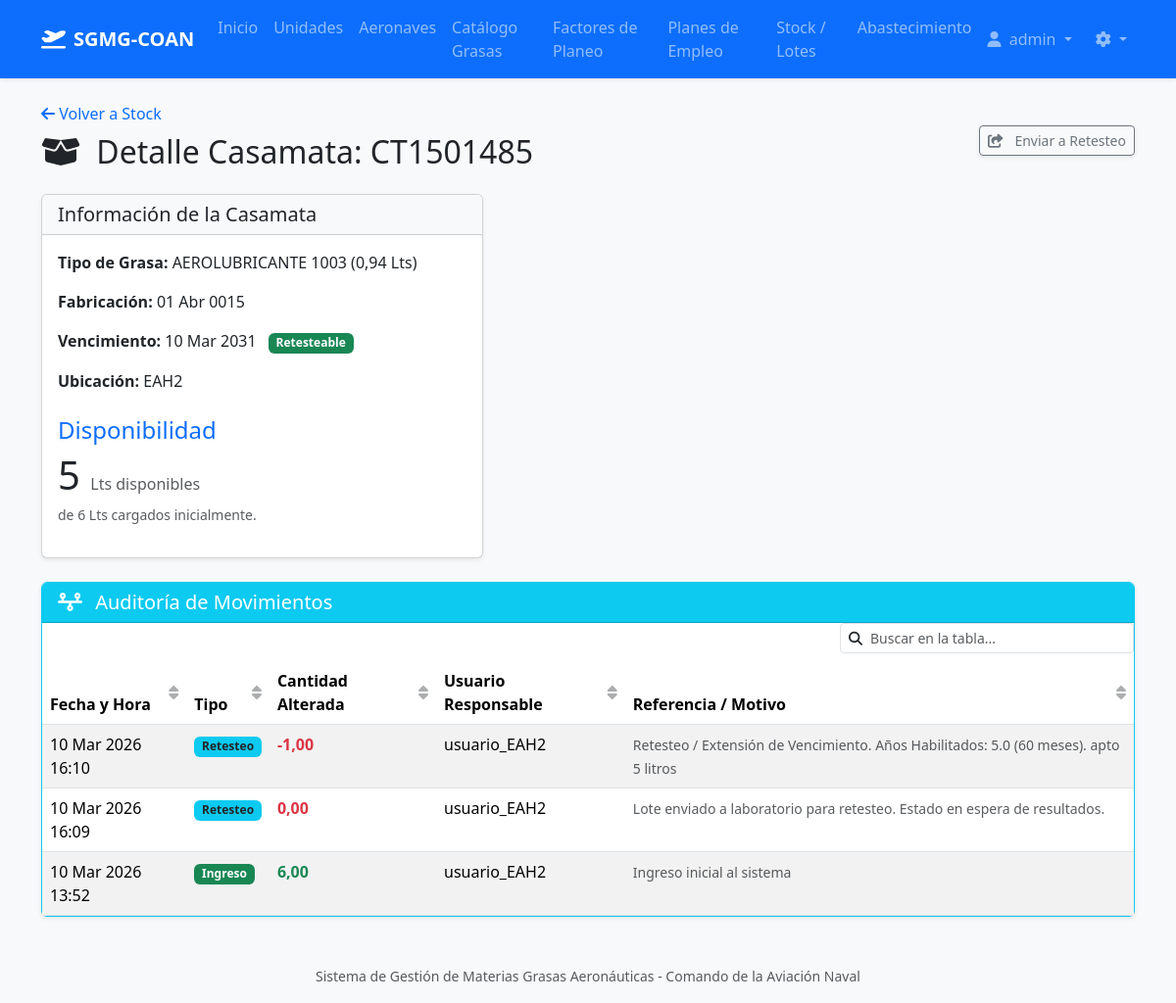
The page /stock/27/movements/ (signed in) on the database its author committed.
### core/models.py (models this page shows, shortened)
class CustomUser(AbstractUser):
    unit = models.ForeignKey(
        'Unit',
        on_delete=models.SET_NULL,
        null=True,
        blank=True,
        related_name='users',
        verbose_name="Unidad / Escuadrilla Asignada",
        help_text="Asignar una unidad para restringir al usuario a consumos únicamente de esta ubicación."
    )

class GreaseBatch(models.Model):
    STATUS_CHOICES = [
        ('SERVICEABLE', 'Retesteable'),
        ('NEAR_EXPIRATION', 'Próximo a Vencer'),
        ('EXPIRED', 'Vencido'),
        ('PENDING_RETEST', 'Retesteando...'),
    ]
    grease_type = models.ForeignKey(GreaseType, on_delete=models.CASCADE, related_name="batches", verbose_name="Tipo de Grasa")
    batch_number = models.CharField(max_length=100, verbose_name="Número de Lote")
    manufacturing_date = models.DateField(verbose_name="Fecha de Fabricación")
    expiration_date = models.DateField(verbose_name="Fecha de Vencimiento")
    initial_quantity = models.DecimalField(max_digits=10, decimal_places=2, verbose_name="Cantidad Inicial")
    available_quantity = models.DecimalField(max_digits=10, decimal_places=2, verbose_name="Cantidad Disponible")
    unit_price = models.DecimalField(max_digits=14, decimal_places=6, verbose_name="Costo Unitario Real ($)", blank=True, null=True, help_text="Costo real calculado por unidad (Kg/L).")
    storage_location = models.CharField(max_length=100, verbose_name="Ubicación (Almacén/Unidad)")
    status = models.CharField(max_length=30, choices=STATUS_CHOICES, default='SERVICEABLE', verbose_name="Estado")
    can_be_retested = models.BooleanField(default=True, verbose_name="¿Admite retesteo futuro?", help_text="Indica si este lote puede ser sometido a un nuevo retesteo cuando venza.")
    is_archived = models.BooleanField(default=False, verbose_name="¿Archivado (Historial)?")
    class Meta:
        verbose_name = "Casamata"
        verbose_name_plural = "Casamatas"
        unique_together = ('grease_type', 'batch_number')

class GreaseType(models.Model):
    unidad = models.CharField(max_length=50, verbose_name="UNIDAD")
    presentacion = models.DecimalField(max_digits=10, decimal_places=2, verbose_name="PRESENTACIÓN")
    nomenclatura = models.CharField(max_length=150, verbose_name="NOMENCLATURA")
    nne_nsn = models.CharField(max_length=100, verbose_name="N.N.E. / N.S.N.", blank=True, null=True)
    sibys = models.CharField(max_length=100, verbose_name="SIBYS", blank=True, null=True)
    nato = models.CharField(max_length=100, verbose_name="NATO", blank=True, null=True)
    normas_mil_otras = models.CharField(max_length=200, verbose_name="NORMAS MIL / OTRAS", blank=True, null=True)
    shelf_life_months = models.PositiveIntegerField(verbose_name="Vida Útil Total (Meses)")
    recertification_allowed = models.BooleanField(default=False, verbose_name="Permite Re-certificación")
    minimum_stock = models.DecimalField(max_digits=10, decimal_places=2, default=0, verbose_name="Stock Mínimo Permanente", help_text="Punto de pedido. El sistema enviará alertas si el stock cae por debajo de esta cantidad.")
    class Meta:
        verbose_name = "Tipo de Grasa / Aceite"
        verbose_name_plural = "Tipos de Grasas / Aceites"
        unique_together = ('nomenclatura', 'presentacion', 'normas_mil_otras')

class StockMovement(models.Model):
    MOVEMENT_TYPES = [
        ('INCOMING', 'Ingreso inicial'),
        ('CONSUMPTION', 'Consumo operativo'),
        ('ADJUSTMENT', 'Ajuste de inventario/Auditoría'),
        ('RETEST', 'Retesteo / Extensión de Vencimiento'),
    ]
    batch = models.ForeignKey(GreaseBatch, on_delete=models.PROTECT, related_name="movements", verbose_name="Lote")
    movement_type = models.CharField(max_length=20, choices=MOVEMENT_TYPES, verbose_name="Tipo de Movimiento")
    quantity_changed = models.DecimalField(max_digits=10, decimal_places=2, verbose_name="Cantidad Alterada (+ o -)")
    movement_date = models.DateTimeField(auto_now_add=True, verbose_name="Fecha y Hora del Movimiento")
    user = models.ForeignKey(CustomUser, on_delete=models.PROTECT, verbose_name="Usuario Responsable")
    reference = models.CharField(max_length=255, blank=True, null=True, verbose_name="Referencia (Nro Remito / Plan Empleo)")
    reason = models.TextField(blank=True, null=True, verbose_name="Motivo / Observaciones")
    class Meta:
        verbose_name = "Movimiento de Stock (Auditoría)"
        verbose_name_plural = "Movimientos de Stock (Auditoría)"
        ordering = ['-movement_date']

### core/views.py (the view)
# urls.py: path('stock/<int:pk>/movements/', views.GreaseBatchDetailView.as_view(), name='batch_detail'),
class GreaseBatchDetailView(LoginRequiredMixin, ListView):
    model = StockMovement
    template_name = 'core/greasebatch_detail.html'
    context_object_name = 'movements'
    def get_queryset(self):
        return StockMovement.objects.filter(batch_id=self.kwargs['pk']).order_by('-movement_date')
    def get_context_data(self, **kwargs):
        context = super().get_context_data(**kwargs)
        context['batch'] = GreaseBatch.objects.get(pk=self.kwargs['pk'])
        return context

### core/templatetags/core_filters.py (called while the page is built)
@register.filter
def smart_number(value):
    try:
        if isinstance(value, Decimal):
            d = value.normalize()
            return int(d) if d == d.to_integral() else d
        f_val = float(value)
        if f_val.is_integer():
            return int(f_val)
        return f_val
    except (ValueError, TypeError):
        return value

### core/templates/core/greasebatch_detail.html (shortened to what this page needs)
{% extends 'base.html' %}
{% load core_filters %}
{% block content %}
<div class="mt-4 mb-3 d-flex justify-content-between align-items-center">
    <div>
        <a href="{% url 'batch_list' %}" class="text-decoration-none"><i class="fa-solid fa-arrow-left"></i> Volver a Stock</a>
        <h2 class="mt-2"><i class="fa-solid fa-box-open me-2"></i> Detalle Casamata: {{ batch.batch_number }}</h2>
    </div>
    <div>
        {% if batch.can_be_retested %}
            {% if batch.status == 'PENDING_RETEST' %}
                <a href="{% url 'batch_retest' batch.id %}" class="btn btn-success shadow-sm"><i class="fa-solid fa-flask-vial me-2"></i> Cargar Resultados</a>
            {% elif batch.status == 'EXPIRED' or batch.status == 'NEAR_EXPIRATION' %}
                <form action="{% url 'batch_start_retest' batch.id %}" method="post" class="d-inline">
                    {% csrf_token %}
                    <button type="submit" class="btn btn-warning shadow-sm"><i class="fa-solid fa-share-from-square me-2"></i> Enviar a Retesteo</button>
                </form>
            {% else %}
                <form action="{% url 'batch_start_retest' batch.id %}" method="post" class="d-inline">
                    <button type="submit" class="btn btn-outline-secondary shadow-sm btn-sm" title="Adelantar Envio a Retesteo"><i class="fa-solid fa-share-from-square me-2"></i> Enviar a Retesteo</button>
                </form>
            {% endif %}
        {% else %}
            <span class="badge bg-secondary fs-6"><i class="fa-solid fa-ban me-1"></i> No admite retesteo posterior</span>
        {% endif %}
    </div>
</div>
<div class="row">
    <div class="col-md-5">
        <div class="card shadow-sm mb-4">
            <div class="card-header bg-light">
                <h5 class="card-title mb-0">Información de la Casamata</h5>
            </div>
            <div class="card-body">
                <p><strong>Tipo de Grasa:</strong> {{ batch.grease_type.nomenclatura }} ({{ batch.grease_type.presentacion }} {{ batch.grease_type.unidad }})</p>
                <p><strong>Fabricación:</strong> {{ batch.manufacturing_date|date:"d M Y" }}</p>
                <p>
                    <strong>Vencimiento:</strong> {{ batch.expiration_date|date:"d M Y" }}
                    <span class="badge {% if batch.available_quantity <= 0 %}bg-secondary{% elif batch.status == 'EXPIRED' %}bg-danger{% elif batch.status == 'NEAR_EXPIRATION' %}bg-warning text-dark{% elif batch.status == 'PENDING_RETEST' %}bg-info text-dark{% else %}bg-success{% endif %} ms-2">
                        {% if batch.available_quantity <= 0 %}Sin Stock{% else %}{{ batch.get_status_display }}{% endif %}
                    </span>
                </p>
                <p><strong>Ubicación:</strong> {{ batch.storage_location }}</p>
                <h4 class="mt-4 text-primary">Disponibilidad</h4>
                <p class="display-6 mb-0">
                <strong>{{ batch.available_quantity|smart_number }}</strong>
                <small class="text-muted fs-6">{{ batch.grease_type.unidad }} disponibles</small>
                </p>
                <p class="text-muted mt-1">
                    <small>de {{ batch.initial_quantity|smart_number }} {{ batch.grease_type.unidad }} cargados inicialmente.</small>
                </p>
            </div>
        </div>
    </div>
</div>
<div class="card shadow-sm border-info">
    <div class="card-header bg-info text-white">
        <h5 class="mb-0"><i class="fa-solid fa-timeline me-2"></i> Auditoría de Movimientos</h5>
    </div>
    <div class="card-body p-0">
        <table class="table table-striped mb-0">
            <thead>
                <tr>
                    <th>Fecha y Hora</th>
                    <th>Tipo</th>
                    <th>Cantidad Alterada</th>
                    <th>Usuario Responsable</th>
                    <th>Referencia / Motivo</th>
                </tr>
            </thead>
            <tbody>
                {% for movement in movements %}
                <tr>
                    <td>{{ movement.movement_date|date:"d M Y H:i" }}</td>
                    <td>
                        {% if movement.movement_type == 'INCOMING' %}
                            <span class="badge bg-success">Ingreso</span>
                        {% elif movement.movement_type == 'CONSUMPTION' %}
                            <span class="badge bg-warning text-dark">Consumo</span>
                        {% elif movement.movement_type == 'RETEST' %}
                            <span class="badge bg-info text-dark">Retesteo</span>
                        {% else %}
                            <span class="badge bg-secondary">Ajuste</span>
                        {% endif %}
                    </td>
                    <td>
                        <strong class="{% if movement.quantity_changed > 0 %}text-success{% else %}text-danger{% endif %}">
                            {{ movement.quantity_changed }}
                        </strong>
                    </td>
                    <td>{{ movement.user.username }}</td>
                    <td>
                        <small class="text-muted">{{ movement.reason|default:"-" }}</small>
                    </td>
                </tr>
                {% empty %}
                <tr>
                    <td colspan="5" class="text-center py-3 text-muted">No se registran movimientos.</td>
                </tr>
                {% endfor %}
            </tbody>
        </table>
    </div>
</div>
{% endblock %}

### templates/base.html (shortened to what this page needs)
<!DOCTYPE html>
{% load static %}
<html lang="es">
<head>
    <link href="https://cdn.jsdelivr.net/npm/bootstrap@5.3.2/dist/css/bootstrap.min.css" rel="stylesheet">
    <link rel="stylesheet" href="https://cdnjs.cloudflare.com/ajax/libs/font-awesome/6.4.2/css/all.min.css">
    <link href="{% static 'css/style.css' %}" rel="stylesheet">
</head>
<body class="bg-light">
    <nav class="navbar navbar-expand-lg navbar-dark bg-primary shadow-sm mb-4">
        <div class="container">
            <a class="navbar-brand d-flex align-items-center" href="/">
                <i class="fa-solid fa-plane-departure me-2"></i>
                <strong>SGMG-COAN</strong>
            </a>
            <div class="collapse navbar-collapse" id="navbarNav">
                <ul class="navbar-nav me-auto">
                    <li class="nav-item">
                        <a class="nav-link" href="/">Inicio</a>
                    </li>
                    {% if user.is_authenticated %}
                    <li class="nav-item">
                        <a class="nav-link" href="{% url 'unit_list' %}">Unidades</a>
                    </li>
                    <li class="nav-item">
                        <a class="nav-link" href="{% url 'aircraft_list' %}">Aeronaves</a>
                    </li>
                    <li class="nav-item">
                        <a class="nav-link" href="{% url 'grease_list' %}">Catálogo Grasas</a>
                    </li>
                    <li class="nav-item">
                        <a class="nav-link" href="{% url 'association_list' %}">Factores de Planeo</a>
                    </li>
                    <li class="nav-item">
                        <a class="nav-link" href="{% url 'flightplan_list' %}">Planes de Empleo</a>
                    </li>
                    <li class="nav-item">
                        <a class="nav-link" href="{% url 'batch_list' %}">Stock / Lotes</a>
                    </li>
                    <li class="nav-item">
                        <a class="nav-link" href="{% url 'procurement_forecast' %}">Abastecimiento</a>
                    </li>
                    {% endif %}
                </ul>
                <ul class="navbar-nav ms-auto">
                    {% if user.is_authenticated %}
                        <li class="nav-item dropdown">
                            <a class="nav-link dropdown-toggle" href="#" id="navbarDropdown" role="button" data-bs-toggle="dropdown" aria-expanded="false">
                                <i class="fa-solid fa-user me-1"></i> {{ user.username }}
                            </a>
                        </li>
                        {% if user.is_staff or 'Administrador' in user.groups.all|join:',' or 'Logistica' in user.groups.all|join:',' %}
                        <li class="nav-item dropdown ms-2">
                            <a class="nav-link dropdown-toggle" href="#" id="configDropdown" role="button" data-bs-toggle="dropdown" aria-expanded="false" title="Configuración del Sistema">
                                <i class="fa-solid fa-gear"></i>
                            </a>
                        </li>
                        {% endif %}
                    {% else %}
                        <li class="nav-item">
                            <a class="nav-link" href="{% url 'login' %}">Iniciar Sesión</a>
                        </li>
                    {% endif %}
                </ul>
            </div>
        </div>
    </nav>
    <div class="container">
        {% block content %}
        {% endblock %}
    </div>
    <footer class="text-center mt-5 mb-3 text-muted">
        <small>Sistema de Gestión de Materias Grasas Aeronáuticas - Comando de la Aviación Naval</small>
    </footer>
</body>
</html>

### rows shown on the page
CustomUser: username "admin"
GreaseBatch: batch_number "CT1501485", grease_type.nomenclatura "AEROLUBRICANTE 1003", grease_type.presentacion "0,94", grease_type.unidad "Lts", manufacturing_date "01 Abr 0015", expiration_date "10 Mar 2031", status "Retesteable", storage_location "EAH2", available_quantity|smart_number "5", initial_quantity|smart_number "6"
StockMovement: movement_date "10 Mar 2026 16:10", movement_type "Retesteo", quantity_changed "-1,00", user.username "usuario_EAH2", reason "Retesteo / Extensión de Vencimiento. Años Habilitados: 5.0 (60 meses). apto 5 litros"
StockMovement: movement_date "10 Mar 2026 16:09", movement_type "Retesteo", quantity_changed "0,00", user.username "usuario_EAH2", reason "Lote enviado a laboratorio para retesteo. Estado en espera de resultados."
StockMovement: movement_date "10 Mar 2026 13:52", movement_type "Ingreso", quantity_changed "6,00", user.username "usuario_EAH2", reason "Ingreso inicial al sistema"
